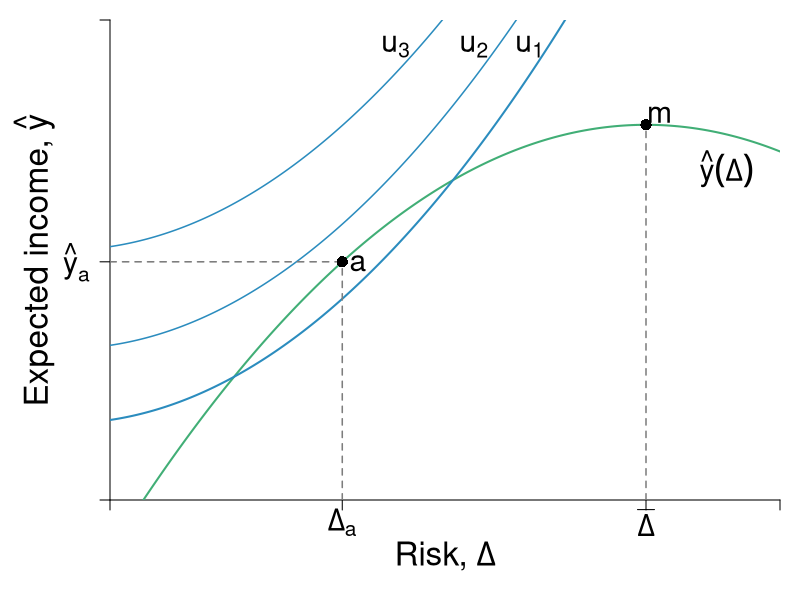

Here is the R script that generated this plot:
require(ggplot2)
require(shape)
pdf(file = "capitalism/risks_feasible_very_margin_v2.pdf", width = 9, height = 7)

#Set parameters for graphics
axislabelsize <- 2
labelsize <- 1.8
namesize <- 1.8
annotatesize <- 1.5
graphlinewidth <- 2
segmentlinewidth <- 1.5
a <- c(2, 4, 6)


COL <- c("#7fc97f", "#beaed4", "#fdc086", "#ffff99", "#386cb0", "#f0027f", "#bf5b17", "#666666")
COLA <- c("#e0f3db", "#99d8c9","#66c2a4","#41ae76", "#238b45", "#005824")
COLB <- c("#c6dbef", "#4eb3d3", "#2b8cbe", "#0868ac","#084081")
COLC <- c("#fcfbfd", "#efedf5", "#dadaeb", "#bcbddc", "#9e9ac8", "#807dba", "#6a51a3", "#54278f", "#3f007d")
grays <- gray.colors(25, start = 1, end = 0, alpha = 1)

par(mar =  c(5, 5.5, 1, 1))
xlims <- c(0, 15)
ylims <- c(0, 18)

riskreturn <- function(g, int1 = 14.07, int2 = 4, coeff = 1/3){
  int1 - (int2 - (coeff)*g)^2
}

uA <- function(y, g, slope = 0.5){
  y + y*g  - slope*g^2
}

indiffA <- function(g, intercept = 3, slope1 = 0.25, slope2 = 0.12){
  intercept  + slope1*g + slope2*g^2
}

indiffA2 <- function(g, intercept = 3, slope1 = 0.25, slope2 = 0.05){
  intercept  + slope1*g + slope2*g^2
}

#Plot command 
plot(0, 0, xlim = xlims, ylim = ylims, 
     type = "n",
     xlab = expression(paste("")),
     ylab = expression(paste("")), 
     axes = FALSE,
     # xlab = expression(paste("Bob's Payoff, ", u^B)),
     # ylab = expression(paste("Alfredo's Payoff, ", u^A)),
     #xaxt = "n", 
     #yaxt = "n", 
     cex.lab = axislabelsize, 
     bty = "n", 
     xaxs="i", 
     yaxs="i"
)


#Customize ticks and labels for the plot
# ticksy <- seq(ylims[1], ylims[2], 3)
# ylabels <- seq(ylims[1], ylims[2], 3)
# ticksx <- seq(xlims[1], xlims[2], 5)
# xlabels <- seq(xlims[1], xlims[2], 5)
ticksx <- c(0, 5.2, 12, xlims[2])
#xlabels <- c(NA, expression(paste(Delta[A])), expression(paste(Delta[B])), NA)
xlabels <- c(NA, expression(paste(Delta[a])), expression(paste( bar(Delta) )), NA)
#ticksy <- c(0, 4.4, 7.15, riskreturn(5.2), riskreturn(7.5), riskreturn(g = 12), ylims[2])
ticksy <- c(0, riskreturn(5.2), ylims[2])
ylabels <- c(NA, expression(paste(hat(y)[a])), NA)

axis(1, at = ticksx, pos = 0, labels = xlabels, cex.axis = labelsize)
axis(2, at = ticksy, pos = 0, labels = ylabels, las = 1, cex.axis = labelsize)

#Axis labels and draw linear utility function
text(0.5*xlims[2], -2.1, expression(paste("Risk, ", Delta)), xpd = TRUE, cex = axislabelsize) 
text(-1.7, 0.5*ylims[2], expression(paste("Expected income, ", hat(y))), xpd = TRUE, cex = axislabelsize, srt = 90) 


npts <- 500 
xx1 <- seq(xlims[1], xlims[2], length.out = npts)
lines(xx1, riskreturn(xx1), col = COLA[4], lwd = graphlinewidth, lty = 1)
lines(xx1, indiffA(xx1, intercept = 3), col = COLB[3], lwd = graphlinewidth, lty = 1)
lines(xx1, indiffA(xx1, intercept = 5.8), col = COLB[3], lwd = segmentlinewidth, lty = 1)
lines(xx1, indiffA(xx1, intercept = 9.5), col = COLB[3], lwd = segmentlinewidth, lty = 1)
#lines(xx1, indiffA(xx1, intercept = 8), col = COLB[3], lwd = graphlinewidth, lty = 1)
#lines(xx1, indiffA2(xx1, intercept = 7.15), col = COLB[5], lwd = graphlinewidth, lty = 1)
#lines(xx1, indiffA2(xx1, intercept = 5.8), col = COLB[5], lwd = segmentlinewidth, lty = 2)

#lines(xx1, indiffA2(xx1, intercept = 10), col = COLB[5], lwd = graphlinewidth, lty = 1)

#Add points a, b, c and c
segments(5.2, 0, 5.2, riskreturn(g = 5.2), lty = 2, col = grays[20], lwd = segmentlinewidth)
segments(0, riskreturn(g = 5.2), 5.2, riskreturn(g = 5.2), lty = 2, col = grays[20], lwd = segmentlinewidth)
points(5.2, riskreturn(g = 5.2), pch = 16, col = "black", cex = 1.5)
text(5.2 + 0.35, riskreturn(g = 5.2) - 0.05, expression(a), cex = labelsize)


# segments(7.5, 0, 7.5, riskreturn(g = 7.5) , lty = 2, col = grays[20], lwd = segmentlinewidth)
# segments(0, riskreturn(g = 7.5) , 7.5, riskreturn(g = 7.5) , lty = 2, col = grays[20], lwd = segmentlinewidth)
# points(7.5, riskreturn(g = 7.5) , pch = 16, col = "black", cex = 1.5)
# text(7.5 + 0.35, riskreturn(g = 7.5) - 0.3, expression(b), cex = labelsize)


segments(12, 0, 12, riskreturn(g = 12) , lty = 2, col = grays[20], lwd = segmentlinewidth)
#segments(0, riskreturn(g = 12) , 12, riskreturn(g = 12) , lty = 2, col = grays[20], lwd = segmentlinewidth)
text(12 + 0.3, riskreturn(g = 12) + 0.4, expression(m), cex = labelsize)

points(12, riskreturn(g = 12) , pch = 16, col = "black", cex = 1.5)





#Label risk return schedule
text(13.8, riskreturn(g = 14) - 1.2, expression(paste(hat(y)*(Delta))), cex = labelsize, xpd =  TRUE)

#Label value functions
#text(13.2, 17, expression(u[1]^B), cex = labelsize)
text(8.15, 17, expression(u[2]), cex = labelsize)
text(9.4, 17, expression(u[1]), cex = labelsize)
text(6.4, 17, expression(u[3]), cex = labelsize)
#text(8.2, 17, expression(u[2]^A), cex = labelsize)



dev.off()
